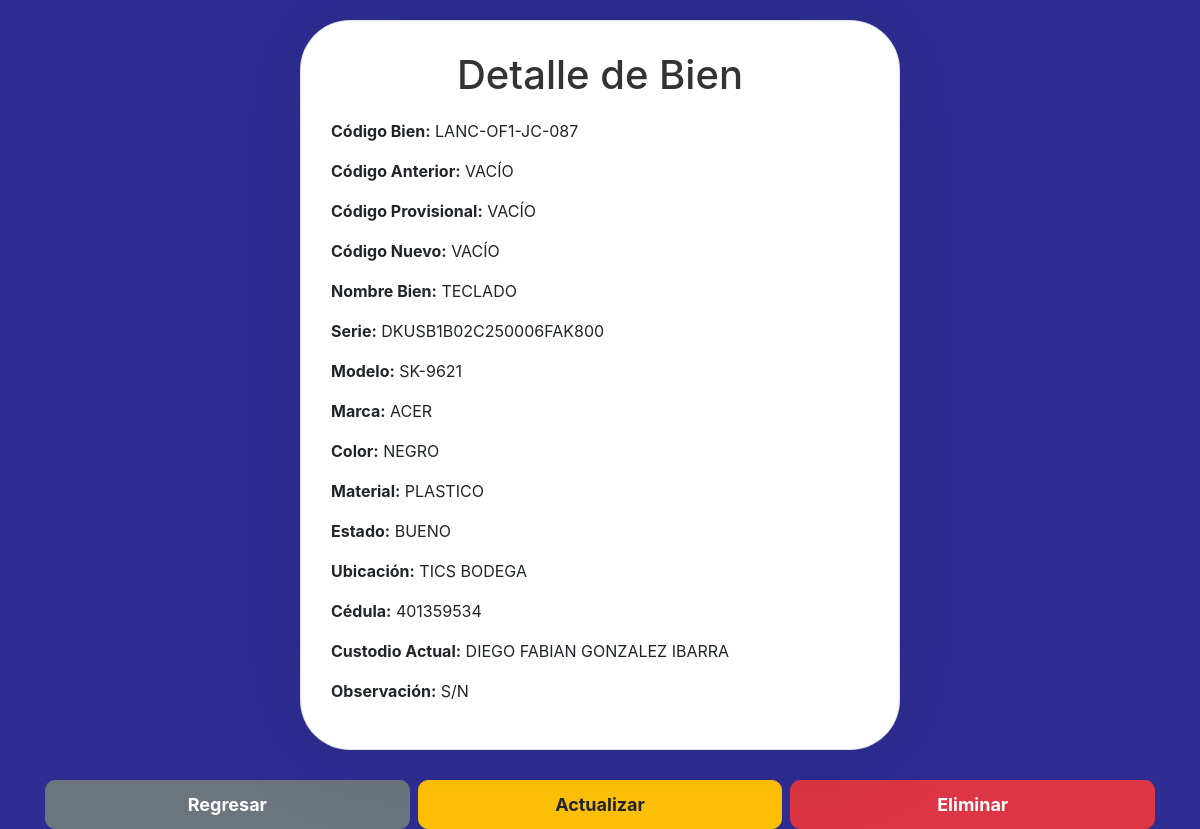
Before: /4/ (signed in) with the older database file.
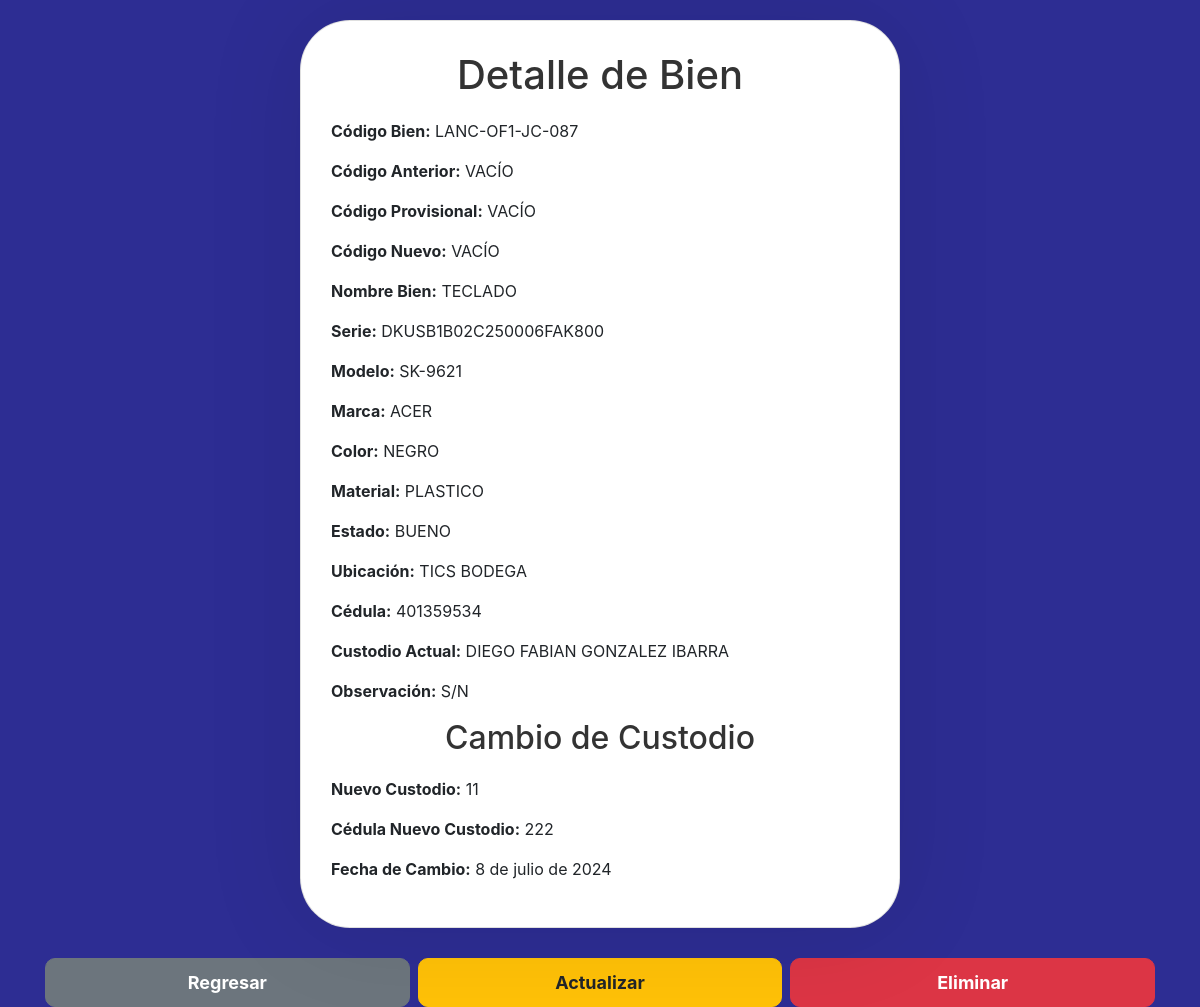
After: the same page with the newer database file.
### myapp/models.py (models this page shows, shortened)
class MyModel(models.Model):
    codigo_bien = models.CharField(max_length=50, verbose_name='Código Bien')
    codigo_anterior = models.CharField(max_length=50, verbose_name='Código Anterior', blank=True, null=True)
    codigo_provisional = models.CharField(max_length=50, verbose_name='Código Provisional', blank=True, null=True)
    codigo_nuevo = models.CharField(max_length=50, verbose_name='Código Nuevo', blank=True, null=True)
    nombre_bien = models.CharField(max_length=100, verbose_name='Nombre Bien')
    serie = models.CharField(max_length=50, verbose_name='Serie', blank=True, null=True)
    modelo = models.CharField(max_length=50, verbose_name='Modelo')
    marca = models.CharField(max_length=50, verbose_name='Marca')
    color = models.CharField(max_length=50, verbose_name='Color')
    material = models.CharField(max_length=50, verbose_name='Material')
    estado = models.CharField(max_length=50, verbose_name='Estado')
    ubicacion = models.CharField(max_length=100, verbose_name='Ubicación')
    cedula = models.CharField(max_length=20, verbose_name='Cédula')
    custodio_actual = models.CharField(max_length=150, verbose_name='Custodio Actual')
    observacion = models.TextField(verbose_name='Observación', blank=True, null=True)
    archivo = models.FileField(upload_to='archivos/', verbose_name='Archivo Adjunto', blank=True, null=True)
    estado_registro = models.BooleanField(default=True, verbose_name='Estado de Registro')
    codigo_tic = models.CharField(max_length=50, verbose_name='Código Tic', blank=True, null=True)

class CambioCustodio(models.Model):
    modelo_relacionado = models.ForeignKey(MyModel, on_delete=models.CASCADE)
    nuevo_custodio = models.CharField(max_length=150, verbose_name='Nuevo Custodio')
    cedula_nuevo_custodio = models.CharField(max_length=20, verbose_name='Cédula Nuevo Custodio')
    fecha_cambio = models.DateField(verbose_name='Fecha de Cambio')

### myapp/views.py (the view)
@login_required
def model_detail(request, pk):
    model = get_object_or_404(MyModel, pk=pk)
    return render(request, 'model_detail.html', {'model': model})

### myapp/templates/model_detail.html (shortened to what this page needs)
{% load static %}
<!DOCTYPE html>
<html lang="en">
<head>
    <link href="https://stackpath.bootstrapcdn.com/bootstrap/4.5.2/css/bootstrap.min.css" rel="stylesheet">
    <link rel="stylesheet" type="text/css" href="{% static 'styles/model_detail.css' %}">
</head>
<body>
    <div class="container">
        <div class="card">
            <h1 class="card-title">Detalle de Bien</h1>
            {% if model %}
                <p><strong>Código Bien:</strong> {{ model.codigo_bien }}</p>
                <p><strong>Código Anterior:</strong> {{ model.codigo_anterior }}</p>
                <p><strong>Código Provisional:</strong> {{ model.codigo_provisional }}</p>
                <p><strong>Código Nuevo:</strong> {{ model.codigo_nuevo }}</p>
                <p><strong>Nombre Bien:</strong> {{ model.nombre_bien }}</p>
                <p><strong>Serie:</strong> {{ model.serie }}</p>
                <p><strong>Modelo:</strong> {{ model.modelo }}</p>
                <p><strong>Marca:</strong> {{ model.marca }}</p>
                <p><strong>Color:</strong> {{ model.color }}</p>
                <p><strong>Material:</strong> {{ model.material }}</p>
                <p><strong>Estado:</strong> {{ model.estado }}</p>
                <p><strong>Ubicación:</strong> {{ model.ubicacion }}</p>
                <p><strong>Cédula:</strong> {{ model.cedula }}</p>
                <p><strong>Custodio Actual:</strong> {{ model.custodio_actual }}</p>
                <p><strong>Observación:</strong> {{ model.observacion }}</p>
                {% if model.cambiocustodio_set.exists %}
                <h2 class="card-title">Cambio de Custodio</h2>
                {% for cambio_custodio in model.cambiocustodio_set.all %}
                <p><strong>Nuevo Custodio:</strong> {{ cambio_custodio.nuevo_custodio }}</p>
                <p><strong>Cédula Nuevo Custodio:</strong> {{ cambio_custodio.cedula_nuevo_custodio }}</p>
                <p><strong>Fecha de Cambio:</strong> {{ cambio_custodio.fecha_cambio }}</p>
                {% endfor %}
                {% endif %}
            {% else %}
                <p>El objeto solicitado no existe o no se encontró.</p>
            {% endif %}
        </div>
    </div>
    <div class="container btn-container">
        <a href="{% url 'model_list' %}" class="btn btn-secondary btn-actions mr-2">Regresar</a>
        {% if perms.myapp.change_mymodel %}
        <a href="{% url 'model_update' pk=model.pk %}" class="btn btn-warning btn-actions mr-2">Actualizar</a>
        {% endif %}
        {% if perms.myapp.delete_mymodel %}
        <a href="{% url 'model_delete' pk=model.pk %}" class="btn btn-danger btn-actions">Eliminar</a>
        {% endif %}
    </div>
</body>
</html>

### myapp/static/styles/model_detail.css (style rules this page uses)
body { padding-top: 20px; background-color: #2d2d93; }
.container { display: flex; justify-content: center; align-items: center; height: 100%; }
.card { width: 100%; max-width: 600px; padding: 30px; border-radius: 50px; box-shadow: 0 0 100px rgba(0,0,0,0.1); background-color: #fff; }
.card-title { text-align: center; margin-bottom: 20px; color: #333; }
.btn-actions { margin-top: 10px; width: 100%; font-size: 18px; border-radius: 10px; padding: 10px 0; font-size: large; font-weight:bolder; }
.btn-container { margin-top: 20px; display: flex; justify-content: center; }

Changed rows visible on the page:
added CambioCustodio: nuevo_custodio "11", cedula_nuevo_custodio "222", fecha_cambio "8 de julio de 2024"
Other visible differences:
text now shown: "Cambio de Custodio"
